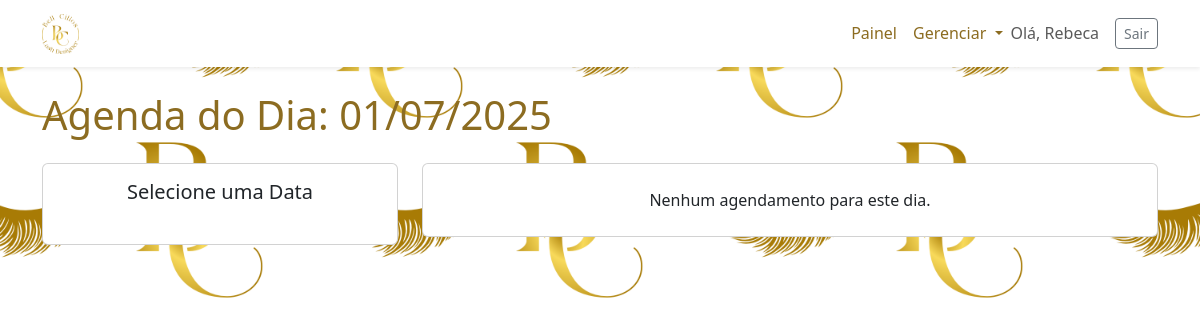
/painel/agendamentos/ (signed in), run on an earlier commit of the app's database.
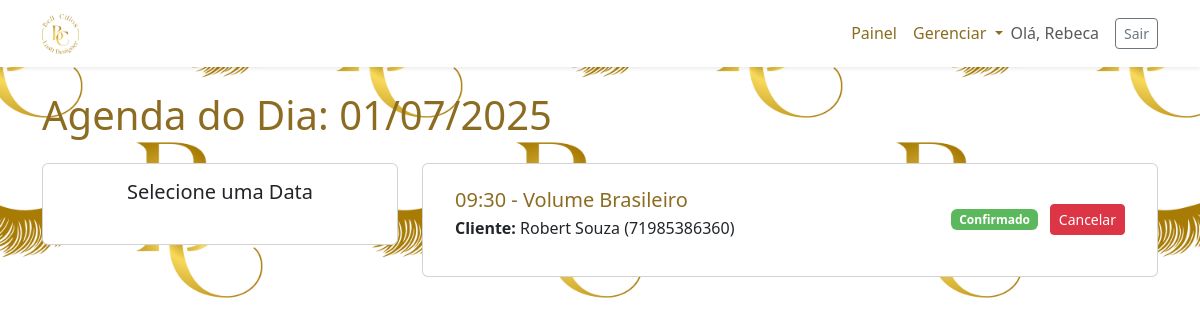
And on a later commit of the database.
### agendamentos/models.py (models this page shows, shortened)
class Agendamento(models.Model):
    STATUS_CHOICES = [
        ('Confirmado', 'Confirmado'),
        ('Pendente', 'Pendente'),
        ('Cancelado', 'Cancelado'),
        ('Realizado', 'Realizado'),
    ]
    cliente = models.ForeignKey(Cliente, on_delete=models.CASCADE, related_name='agendamentos')
    servico = models.ForeignKey(Servico, on_delete=models.SET_NULL, null=True, related_name='agendamentos')
    data_hora = models.DateTimeField()
    status = models.CharField(max_length=20, choices=STATUS_CHOICES, default='Confirmado')
    lembrete_enviado = models.BooleanField(default=False)
    class Meta:
        ordering = ['data_hora']

class Servico(models.Model):
    nome = models.CharField(max_length=100)
    descricao = models.TextField()
    preco = models.DecimalField(max_digits=6, decimal_places=2)
    imagem = models.ImageField(upload_to='servicos/', blank=True, null=True, verbose_name="Imagem do Serviço")

class Cliente(models.Model):
    nome = models.CharField(max_length=100)
    email = models.EmailField(
        unique=True,
        error_messages={'unique': "Este e-mail já está cadastrado."}
    )
    telefone = models.CharField(
        max_length=20,
        blank=True,
        validators=[validate_telefone]
    )
    cpf = models.CharField(
        max_length=11,
        unique=True,
        validators=[validate_cpf],
        help_text="Digite apenas os 11 números do CPF.",
        error_messages={'unique': "Este CPF já está cadastrado."}
    )

### agendamentos/views.py (the view)
# urls.py: path('agendamentos/', views.gerir_agendamentos, name='gerir_agendamentos'),
@login_required
def gerir_agendamentos(request):
    str_dia_selecionado = request.GET.get('data', date.today().strftime('%Y-%m-%d'))
    dia = datetime.strptime(str_dia_selecionado, '%Y-%m-%d').date()
    agendamentos = Agendamento.objects.filter(data_hora__date=dia).order_by('data_hora')
    context = {'agendamentos': agendamentos, 'dia_selecionado': dia}
    return render(request, 'agendamentos/gerir_agendamentos.html', context)

### agendamentos/templates/agendamentos/gerir_agendamentos.html (shortened to what this page needs)
{% extends 'agendamentos/base.html' %}
{% load tz %}
{% block content %}
    <div class="d-flex justify-content-between align-items-center mb-4">
        <h1 class="mb-0">Agenda do Dia: {{ dia_selecionado|date:"d/m/Y" }}</h1>
    </div>
    <div class="row">
        <div class="col-md-4 mb-4">
            <div class="card">
                <div class="card-body">
                    <h5 class="card-title text-center">Selecione uma Data</h5>
                    <div id="calendario-admin" class="p-2"></div>
                </div>
            </div>
        </div>
        <div class="col-md-8">
            <div class="card">
                <div class="card-body">
                    <ul class="list-group list-group-flush">
                        {% for agendamento in agendamentos %}
                            <li class="list-group-item d-flex justify-content-between align-items-center flex-wrap">
                                <div class="me-3 mb-2">
                                    <h5 class="mb-1">{{ agendamento.data_hora|localtime|date:"H:i" }} - {{ agendamento.servico.nome }}</h5>
                                    <p class="mb-1"><strong>Cliente:</strong> {{ agendamento.cliente.nome }} ({{ agendamento.cliente.telefone }})</p>
                                </div>
                                <div class="d-flex align-items-center">
                                    <span class="badge
                                        {% if agendamento.status == 'Confirmado' %} bg-success
                                        {% elif agendamento.status == 'Pendente' %} bg-warning text-dark
                                        {% else %} bg-danger
                                        {% endif %} me-2">
                                        {{ agendamento.status }}
                                    </span>
                                    {% if agendamento.status != 'Cancelado' %}
                                    <form action="{% url 'agendamentos:atualizar_status_agendamento' agendamento.id %}" method="POST" class="d-inline ms-1">
                                        <button type="submit" class="btn btn-danger btn-sm">Cancelar</button>
                                    </form>
                                    {% endif %}
                                </div>
                            </li>
                        {% empty %}
                            <li class="list-group-item text-center">Nenhum agendamento para este dia.</li>
                        {% endfor %}
                    </ul>
                </div>
            </div>
        </div>
    </div>
{% endblock %}

### agendamentos/templates/agendamentos/base.html (shortened to what this page needs)
{% load static %}
<!DOCTYPE html>
<html lang="pt-br">
<head>
    <link href="https://cdn.jsdelivr.net/npm/bootstrap@5.3.3/dist/css/bootstrap.min.css" rel="stylesheet">
    <link rel="stylesheet" href="https://cdn.jsdelivr.net/npm/bootstrap-icons@1.11.3/font/bootstrap-icons.min.css">
</head>
<body>
    <nav class="navbar navbar-expand-lg navbar-light bg-white shadow-sm">
        <div class="container">
            <a class="navbar-brand" href="{% if user.is_authenticated %}{% url 'agendamentos:painel' %}{% else %}{% url 'home' %}{% endif %}">
                <img src="{% static 'agendamentos/img/submarca.png' %}" alt="Logotipo BellCilios" height="40">
            </a>
            <div class="collapse navbar-collapse" id="navbarNav">
                <ul class="navbar-nav ms-auto align-items-center">
                    {% if user.is_authenticated %}
                        <li class="nav-item">
                            <a class="nav-link" href="{% url 'agendamentos:painel' %}">Painel</a>
                        </li>
                        <li class="nav-item dropdown">
                            <a class="nav-link dropdown-toggle" href="#" id="navbarDropdown" role="button" data-bs-toggle="dropdown">
                                Gerenciar
                            </a>
                        </li>
                        <li class="nav-item">
                            <span class="navbar-text me-3">Olá, {{ user.username }}</span>
                        </li>
                        <li class="nav-item">
                             <form action="{% url 'logout' %}" method="post" class="d-flex">
                                <button type="submit" class="btn btn-outline-secondary btn-sm">Sair</button>
                            </form>
                        </li>
                    {% endif %}
                </ul>
            </div>
        </div>
    </nav>
    <main role="main" class="container py-4">
        {% block content %}{% endblock %}
    </main>
    <div class="toast-container position-fixed top-0 end-0 p-3">
    </div>
</body>
</html>

What changed in the data, as far as the page shows it:
added Agendamento: data_hora "09:30", servico.nome "Volume Brasileiro", cliente.nome "Robert Souza", cliente.telefone "71985386360", status "Confirmado", shows "Cancelar"
Also different on the page:
text no longer shown: "Nenhum agendamento para este dia."
